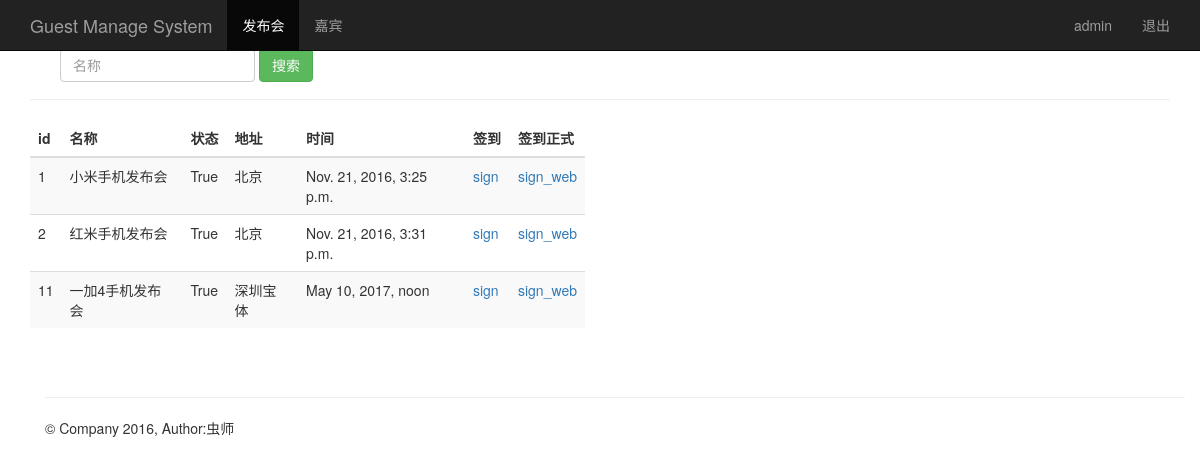
The page /event_manage/ (signed in) on the database its author committed.
### sign/models.py (models this page shows, shortened)
class Event(models.Model):
    name = models.CharField(max_length=100)            # 发布会标题
    limit = models.IntegerField()                      # 限制人数
    status = models.BooleanField()                     # 状态
    address = models.CharField(max_length=200)         # 地址
    start_time = models.DateTimeField('events time')   # 发布会时间
    create_time = models.DateTimeField(auto_now=True)  # 创建时间（自动获取当前时间）

### sign/views.py (the view)
# urls.py: url(r'^event_manage/$', views.event_manage),
@login_required
def event_manage(request):
    event_list = Event.objects.all()
    username = request.session.get('username', '')
    return render(request, "event_manage.html", {"user": username,"events":event_list})

### sign/templates/event_manage.html
{% extends "base.html" %}
{% block content %}
    <nav class="navbar navbar-inverse navbar-fixed-top">
      <div class="container">
        <div class="navbar-header">
          <a class="navbar-brand" href="/event_manage/">Guest Manage System</a>
        </div>
        <div id="navbar" class="collapse navbar-collapse">
          <ul class="nav navbar-nav">
            <li class="active"><a href="#">发布会</a></li>
            <li><a href="/guest_manage/">嘉宾</a></li>
          </ul>
          <ul class="nav navbar-nav navbar-right">
           <li><a href="#">{{user}}</a></li>
           <li><a href="/logout/">退出</a></li>
         </ul>
        </div>
      </div>
    </nav>
    <div class="container theme-showcase" role="main">
      <div class="page-header">
        <div id="navbar" class="navbar-collapse collapse">
          <form class="navbar-form" method="get" action="/search_name/">
            <div class="form-group">
              <input name="name" type="text" placeholder="名称" class="form-control">
            </div>
            <button type="submit" class="btn btn-success">搜索</button>
          </form>
        </div>
      </div>
      <div class="row">
        <div class="col-md-6">
          <table class="table table-striped">
            <thead>
              <tr>
                <th>id</th>
                <th>名称</th>
                <th>状态</th>
                <th>地址</th>
                <th>时间</th>
                <th style="width: 45px;">签到</th>
                <th>签到正式</th>
              </tr>
            </thead>
            <tbody>
              {% for event in events %}
                <tr>
                  <td>{{ event.id }}</td>
                  <td>{{ event.name }}</td>
                  <td>{{ event.status }}</td>
                  <td>{{ event.address }}</td>
                  <td>{{ event.start_time }}</td>
                  <td><a href="/sign_index/{{ event.id }}/"  target="{{ event.id }}_blank">sign</a></td>
                  <td><a href="/sign_index2/{{ event.id }}/"  target="{{ event.id }}_blank">sign_web</a></td>
                </tr>
             {% endfor %}
            </tbody>
          </table>
        </div>
      </div>
{% endblock %}

### rows shown on the page
Event: id "1", name "小米手机发布会", status "True", address "北京", start_time "Nov. 21, 2016, 3:25 p.m."
Event: id "2", name "红米手机发布会", status "True", address "北京", start_time "Nov. 21, 2016, 3:31 p.m."
Event: id "11", name "一加4手机发布会", status "True", address "深圳宝体", start_time "May 10, 2017, noon"

### other values the page prints
{{ user }} "admin"
